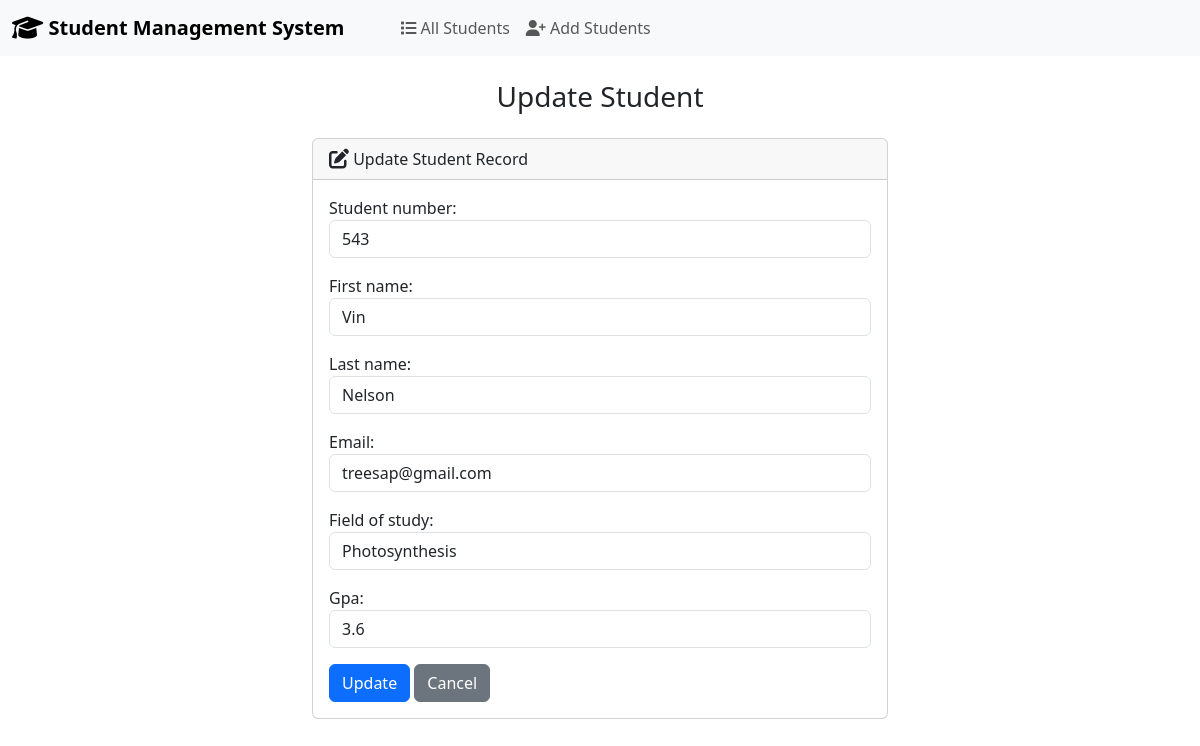
The page /edit/5/ on the database its author committed.
### students/models.py (models this page shows, shortened)
class Student(models.Model):
    student_number = models.PositiveIntegerField()
    first_name = models.CharField(max_length=50)
    last_name = models.CharField(max_length=50)
    email = models.EmailField(max_length=100)
    field_of_study = models.CharField(max_length = 100)
    gpa = models.FloatField()

### students/views.py (the view)
# urls.py: path('edit/<int:id>/', views.edit, name='edit'),
def edit(request, id):
    if request.method == 'POST':
        student = Student.objects.get(pk=id)
        form = StudentForm(request.POST, instance=student)
        if form.is_valid():
            form.save()
            return render(request, 'students/edit.html', {
                'form': form,
                'success': True
            })
    else:
        student = Student.objects.get(pk=id)
        form = StudentForm(instance = student)
    return render(request, 'students/edit.html', {
        'form': form
    })

### students/forms.py
class StudentForm(forms.ModelForm):
    class Meta:
        model = Student
        fields = ['student_number', 'first_name', 'last_name', 'email', 'field_of_study', 'gpa']
        label = {
            'student_number': 'Student Number',
            'first_name': 'First Name',
            'last_name': 'Last Name',
            'email': 'Email',
            'field_of_study': 'Field of Study',
            'gpa': 'GPA',
        }
        widgets = {
            'student_number': forms.NumberInput(attrs={'class': 'form-control'}),
            'first_name': forms.TextInput(attrs={'class': 'form-control'}),
            'last_name': forms.TextInput(attrs={'class': 'form-control'}),
            'email': forms.EmailInput(attrs={'class': 'form-control'}),
            'field_of_study': forms.TextInput(attrs={'class': 'form-control'}),
            'gpa': forms.NumberInput(attrs={'class': 'form-control'})
        }

### students/templates/students/edit.html (shortened to what this page needs)
{% extends "students/base.html" %}
{% block body%}
    <h3 class="text-center m-4">Update Student</h3>
    {% if success %}
        <div class="alert alert-success">
            The student updated successfully
            <a href="{% url "index" %}">Go to Home Page</a>
        </div>
    {% else %}
        <div class="row justify-content-center">
            <div class="col-6">
                <div class="card">
                    <div class="card-header">
                        <i class="fa-solid fa-pen-to-square fa-lg"></i> Update Student Record
                    </div>
                    <div class="card-body">
                      <form method="post">
                        {{ form.as_p }}
                        <button type="submit" class="btn btn-primary">Update</button>
                        <a href="{% url "index" %}" class="btn btn-secondary">Cancel</a>
                      </form>
                    </div>
                  </div>
            </div>
        </div>
    {% endif %}
{% endblock %}

### rows shown on the page
Student: student_number "543", first_name "Vin", last_name "Nelson", email "treesap@gmail.com", field_of_study "Photosynthesis", gpa "3.6"
